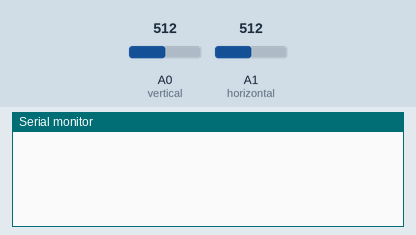
Simulated run of this sketch. Board: Arduino Uno, built with avr-gcc and run on an emulated ATmega328P. Parts: the last lines printed to the serial monitor. The test bench sets the inputs (shaded band); at power-on: A0 (vertical) = 512, A1 (horizontal) = 512.

Above: at 1.2 s.
1.3 s: A0 (vertical) set to 438
2.8 s: A0 (vertical) set to 413
At 3.01 s:
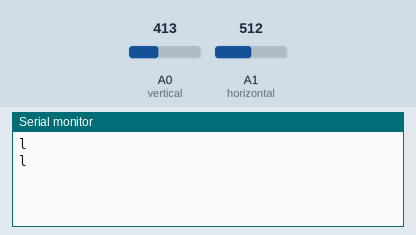
4.8 s: A1 (horizontal) set to 440
At 4.82 s:
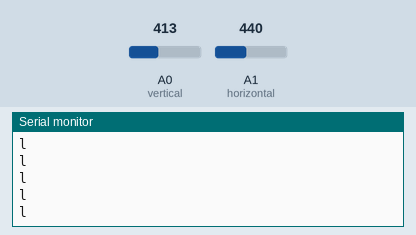
6.3 s: A1 (horizontal) set to 409
At 6.42 s:
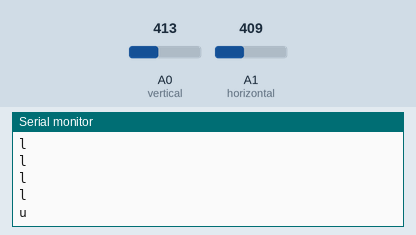

The sketch:

joystick.ino
```cpp
int vertical = A0;
int horizontal = A1;
int x = 0;
int y = 0;
int TOPMARGIN = 700;
int BOTTOMMARGIN = 200;

void setup() {
  Serial.begin(9600);
}

void loop() {
  x = analogRead(vertical);
  y = analogRead(horizontal);

  delay(100);

  if(x > 600){
      Serial.println("r");
   }

   if( x< 424 ){
      Serial.println("l");
    }

   if ( y < 424 ){
      Serial.println("u");
    }

   if ( y > 600 ){
      Serial.println("d");
    }
}
```

Measured:
- the behaviour switches between 424 and 423 on A0 (vertical) (found by bisection; images 0 and 1)
- the behaviour switches between 424 and 423 on A1 (horizontal) (found by bisection; images 2 and 3)
- after the input at 2.8 s, the serial monitor: prints a new line after 0.11 s (image 1)
- after the input at 6.3 s, the serial monitor: prints a new line after 0.12 s (image 3)
